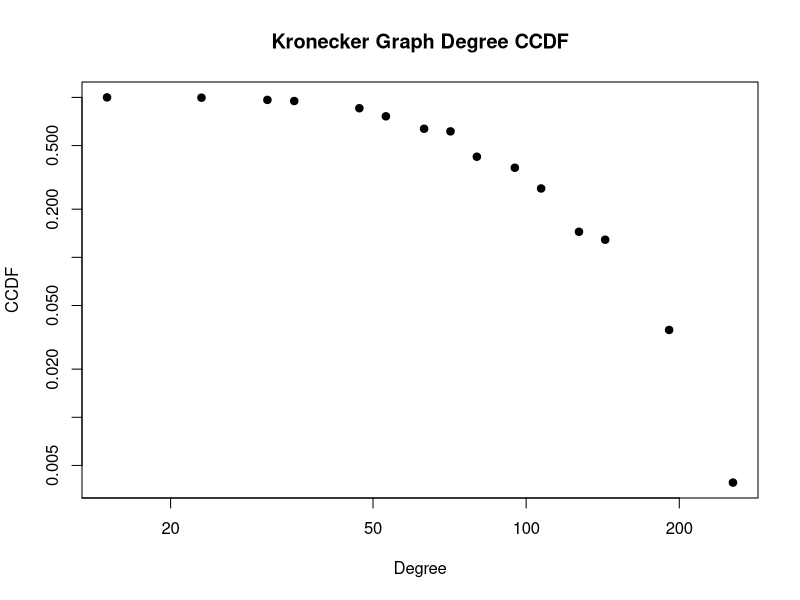

Write R code to recreate this figure.
# Use kron function from numpy to implement a Kronecker graph
# generator. Plot the CCDF degree distribution of a Kronecker graph
# with the following seed matrix multiplied 4 times (setting the main
# diagonal to zero once you’re done):

#     1 1 1 0
# A = 1 1 1 0
#     1 1 1 1 
#     0 0 1 1 

library(here)
library(igraph)

# Defining the seed matrix
A <- matrix(c(
  1, 1, 1, 0,
  1, 1, 1, 0,
  1, 1, 1, 1,
  0, 0, 1, 1
), nrow=4, byrow=TRUE)

# Solution 

# Kronecker multiply 4 times
K <- A
for (i in 1:3) {
  K <- K %x% A
}

# Setting main diagonal to zero
diag(K) <- 0

# Creating the graph
g <- graph_from_adjacency_matrix(K, mode="undirected", diag=FALSE)

################################################################################
# Optional 
# Plotting the CCDF of the degree distribution
deg <- degree(g)
deg_tab <- table(deg)
deg_vals <- as.numeric(names(deg_tab))
deg_prob <- as.numeric(deg_tab) / sum(deg_tab)
ccdf <- rev(cumsum(rev(deg_prob)))
plot(deg_vals, ccdf, log="xy", pch=19, xlab="Degree", ylab="CCDF", main="Kronecker Graph Degree CCDF")
################################################################################
